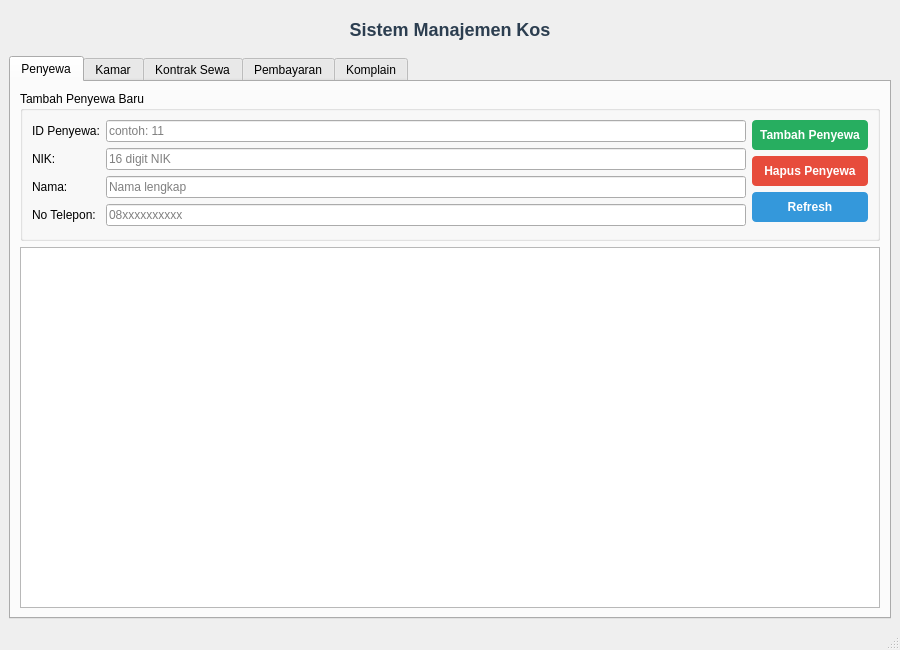
<?xml version="1.0" encoding="UTF-8"?>
<ui version="4.0">
 <class>MainWindow</class>
 <widget class="QMainWindow" name="MainWindow">
  <property name="geometry">
   <rect>
    <x>0</x>
    <y>0</y>
    <width>900</width>
    <height>650</height>
   </rect>
  </property>
  <property name="windowTitle">
   <string>Sistem Manajemen Kos</string>
  </property>
  <widget class="QWidget" name="centralwidget">
   <layout class="QVBoxLayout" name="verticalLayout_main">
    <item>
     <widget class="QLabel" name="lbl_judul">
      <property name="text">
       <string>Sistem Manajemen Kos</string>
      </property>
      <property name="alignment">
       <set>Qt::AlignCenter</set>
      </property>
      <property name="styleSheet">
       <string>font-size: 18px; font-weight: bold; padding: 10px; color: #2c3e50;</string>
      </property>
     </widget>
    </item>
    <item>
     <widget class="QTabWidget" name="tabWidget">

      <widget class="QWidget" name="tab_penyewa">
       <attribute name="title">
        <string>Penyewa</string>
       </attribute>
       <layout class="QVBoxLayout" name="vl_penyewa">

        <item>
         <widget class="QGroupBox" name="grp_form_penyewa">
          <property name="title">
           <string>Tambah Penyewa Baru</string>
          </property>
          <layout class="QHBoxLayout" name="hl_form_penyewa">
           <item>
            <layout class="QFormLayout" name="fl_penyewa">
             <item row="0" column="0">
              <widget class="QLabel" name="lbl_id"><property name="text"><string>ID Penyewa:</string></property></widget>
             </item>
             <item row="0" column="1">
              <widget class="QLineEdit" name="input_id">
               <property name="placeholderText"><string>contoh: 11</string></property>
              </widget>
             </item>
             <item row="1" column="0">
              <widget class="QLabel" name="lbl_nik"><property name="text"><string>NIK:</string></property></widget>
             </item>
             <item row="1" column="1">
              <widget class="QLineEdit" name="input_nik">
               <property name="placeholderText"><string>16 digit NIK</string></property>
              </widget>
             </item>
             <item row="2" column="0">
              <widget class="QLabel" name="lbl_nama"><property name="text"><string>Nama:</string></property></widget>
             </item>
             <item row="2" column="1">
              <widget class="QLineEdit" name="input_nama">
               <property name="placeholderText"><string>Nama lengkap</string></property>
              </widget>
             </item>
             <item row="3" column="0">
              <widget class="QLabel" name="lbl_telepon"><property name="text"><string>No Telepon:</string></property></widget>
             </item>
             <item row="3" column="1">
              <widget class="QLineEdit" name="input_telepon">
               <property name="placeholderText"><string>08xxxxxxxxxx</string></property>
              </widget>
             </item>
            </layout>
           </item>
           <item>
            <layout class="QVBoxLayout" name="vl_btn_penyewa">
             <item>
              <widget class="QPushButton" name="btn_tambah_penyewa">
               <property name="text"><string>Tambah Penyewa</string></property>
               <property name="styleSheet"><string>background-color: #27ae60; color: white; padding: 8px; font-weight: bold; border-radius: 4px;</string></property>
              </widget>
             </item>
             <item>
              <widget class="QPushButton" name="btn_hapus_penyewa">
               <property name="text"><string>Hapus Penyewa</string></property>
               <property name="styleSheet"><string>background-color: #e74c3c; color: white; padding: 8px; font-weight: bold; border-radius: 4px;</string></property>
              </widget>
             </item>
             <item>
              <widget class="QPushButton" name="btn_refresh">
               <property name="text"><string>Refresh</string></property>
               <property name="styleSheet"><string>background-color: #3498db; color: white; padding: 8px; font-weight: bold; border-radius: 4px;</string></property>
              </widget>
             </item>
             <item>
              <spacer>
               <property name="orientation"><enum>Qt::Vertical</enum></property>
              </spacer>
             </item>
            </layout>
           </item>
          </layout>
         </widget>
        </item>

        <item>
         <widget class="QTableWidget" name="tbl_penyewa">
          <property name="selectionBehavior">
           <enum>QAbstractItemView::SelectRows</enum>
          </property>
          <property name="alternatingRowColors">
           <bool>true</bool>
          </property>
          <property name="editTriggers">
           <set>QAbstractItemView::NoEditTriggers</set>
          </property>
         </widget>
        </item>

       </layout>
      </widget>

      <widget class="QWidget" name="tab_kamar">
       <attribute name="title">
        <string>Kamar</string>
       </attribute>
       <layout class="QVBoxLayout" name="vl_kamar">
        <item>
         <widget class="QLabel" name="lbl_kamar_info">
          <property name="text"><string>Daftar Kamar</string></property>
          <property name="styleSheet"><string>font-weight: bold; font-size: 14px; padding: 5px;</string></property>
         </widget>
        </item>
        <item>
         <widget class="QTableWidget" name="tbl_kamar">
          <property name="selectionBehavior">
           <enum>QAbstractItemView::SelectRows</enum>
          </property>
          <property name="alternatingRowColors">
           <bool>true</bool>
          </property>
          <property name="editTriggers">
           <set>QAbstractItemView::NoEditTriggers</set>
          </property>
         </widget>
        </item>
       </layout>
      </widget>

      <widget class="QWidget" name="tab_kontrak">
       <attribute name="title">
        <string>Kontrak Sewa</string>
       </attribute>
       <layout class="QVBoxLayout" name="vl_kontrak">
        <item>
         <widget class="QLabel" name="lbl_kontrak_info">
          <property name="text"><string>Daftar Kontrak Sewa</string></property>
          <property name="styleSheet"><string>font-weight: bold; font-size: 14px; padding: 5px;</string></property>
         </widget>
        </item>
        <item>
         <widget class="QTableWidget" name="tbl_kontrak">
          <property name="selectionBehavior">
           <enum>QAbstractItemView::SelectRows</enum>
          </property>
          <property name="alternatingRowColors">
           <bool>true</bool>
          </property>
          <property name="editTriggers">
           <set>QAbstractItemView::NoEditTriggers</set>
          </property>
         </widget>
        </item>
       </layout>
      </widget>

      <widget class="QWidget" name="tab_pembayaran">
       <attribute name="title">
        <string>Pembayaran</string>
       </attribute>
       <layout class="QVBoxLayout" name="vl_pembayaran">
        <item>
         <widget class="QLabel" name="lbl_bayar_info">
          <property name="text"><string>Riwayat Pembayaran</string></property>
          <property name="styleSheet"><string>font-weight: bold; font-size: 14px; padding: 5px;</string></property>
         </widget>
        </item>
        <item>
         <widget class="QTableWidget" name="tbl_pembayaran">
          <property name="selectionBehavior">
           <enum>QAbstractItemView::SelectRows</enum>
          </property>
          <property name="alternatingRowColors">
           <bool>true</bool>
          </property>
          <property name="editTriggers">
           <set>QAbstractItemView::NoEditTriggers</set>
          </property>
         </widget>
        </item>
       </layout>
      </widget>

      <widget class="QWidget" name="tab_komplain">
       <attribute name="title">
        <string>Komplain</string>
       </attribute>
       <layout class="QVBoxLayout" name="vl_komplain">
        <item>
         <widget class="QLabel" name="lbl_komplain_info">
          <property name="text"><string>Daftar Komplain</string></property>
          <property name="styleSheet"><string>font-weight: bold; font-size: 14px; padding: 5px;</string></property>
         </widget>
        </item>
        <item>
         <widget class="QTableWidget" name="tbl_komplain">
          <property name="selectionBehavior">
           <enum>QAbstractItemView::SelectRows</enum>
          </property>
          <property name="alternatingRowColors">
           <bool>true</bool>
          </property>
          <property name="editTriggers">
           <set>QAbstractItemView::NoEditTriggers</set>
          </property>
         </widget>
        </item>
       </layout>
      </widget>

     </widget>
    </item>
   </layout>
  </widget>

  <widget class="QStatusBar" name="statusbar"/>
 </widget>
 <resources/>
 <connections/>
</ui>
